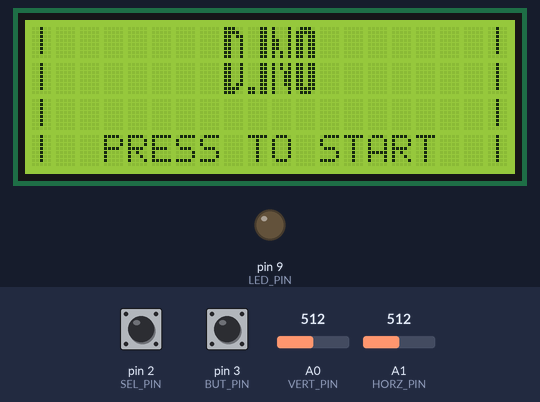
A sketch run on a simulated Arduino Uno, built with avr-gcc and run on an emulated ATmega328P. Parts: 20×4 character LCD, output pins drawn as LEDs (lit = HIGH). Inputs (shaded band) come from the test bench; at power-on: A1 (HORZ_PIN) = 512, pin 2 (SEL_PIN) HIGH, A0 (VERT_PIN) = 512, pin 3 (BUT_PIN) HIGH. Random numbers use the default seed unless the sketch sets one; EEPROM starts erased.

Above: at 1.2 s.
1.3 s: A1 (HORZ_PIN) set to 108
3.1 s: A1 (HORZ_PIN) set to 89
At 4.7 s:
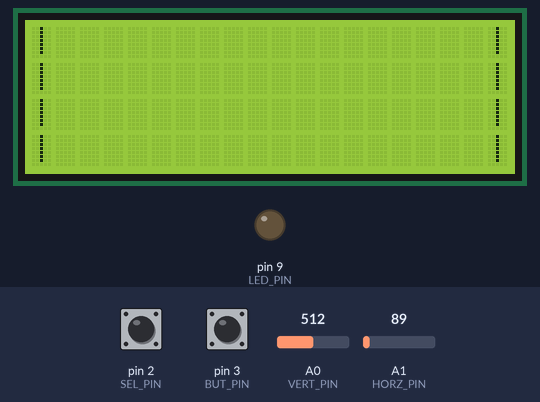
5.4 s: pin 2 (SEL_PIN) pulled LOW for 0.45 s
At 6.6 s:
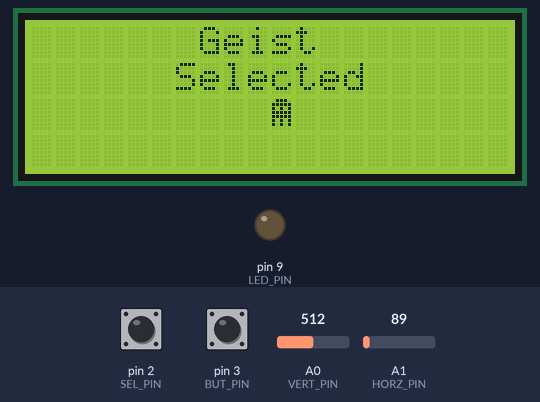
8.8 s: A0 (VERT_PIN) set to 218
11.8 s: A0 (VERT_PIN) set to 183
At 12.07 s:
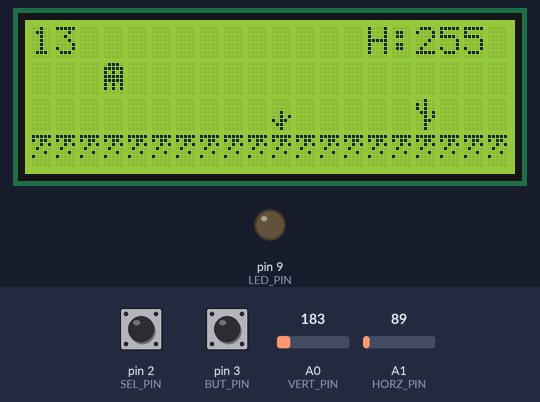
14.4 s: pin 3 (BUT_PIN) pulled LOW for 0.45 s
At 14.79 s:
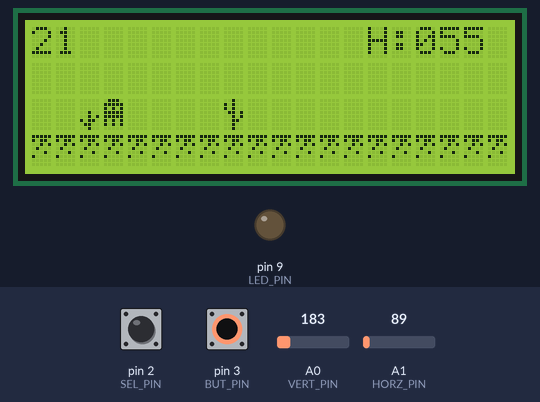
Timing chart, 0 to 17.4 s (numbered marks = the images above; inputs shaded):
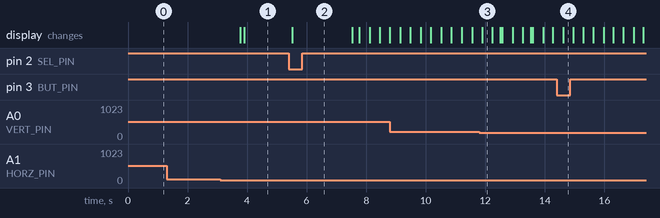

The sketch:

Dino.ino
```cpp
// Ausführen mit ./upload.bat

// TODO: Änimäschions

#include "aelements.h"
#include <LiquidCrystal_I2C.h>
#include <stdint.h>
#include <EEPROM.h>

#define I2C_ADDR 0x27
// Die Display Adresse
#define LCD_COLUMNS 20
// Anzahl der Spalten
#define LCD_LINES 4
// Anzahl der Zeilen
LiquidCrystal_I2C lcd(I2C_ADDR, LCD_COLUMNS, LCD_LINES);

struct Cactus {
  uint8_t x;
  bool tall;
};

uint16_t score = 0;
uint16_t highscore = 0;

uint8_t gameDelay = 200;

uint8_t playerPos = 2;
bool jumping = false;

uint8_t velocity = 0;

uint8_t selectedPlayerSkin = 0;

bool right = false;
bool down = false;
bool left = false;
bool up = false;
bool push = false;

// time after character
// is selected until game starts (miliseconds)
#define TIME_BEFORE_GAME_START 2000

#define STARTSCREEN 0
#define CHAR_SEL_SCREEN 1
#define GAME_SCREEN 2
#define END_SCREEN 3

#define HIGH_SCORE_ADDR 0

#define DISTANCE_BEFORE_CACTUS 3

// 0 = character selector
// 1 = game
// 2 = end screen
uint8_t curScreen = 0;

Cactus cacti[LCD_COLUMNS];
uint8_t cacti_amount = 0;

uint8_t cactus_distance = 0;

#define VERT_PIN A0
#define HORZ_PIN A1
#define SEL_PIN 2
#define LED_PIN 9
#define BUT_PIN 3

void setup() {
  // Start des Displays
  lcd.init();
  lcd.backlight();

  // Joystick starten
  pinMode(VERT_PIN, INPUT);
  pinMode(HORZ_PIN, INPUT);
  pinMode(SEL_PIN, INPUT_PULLUP);

  // LED
  pinMode(LED_PIN, OUTPUT);

  // Button
  pinMode(BUT_PIN, INPUT_PULLUP);
  highscore = EEPROM.read(HIGH_SCORE_ADDR);
}

void loop() {
  if (curScreen==STARTSCREEN) {
    createStartElements();
    handleInput();
    startscreen();
  } else if (curScreen == CHAR_SEL_SCREEN) {
    createGeneralElements();
    handleInput();
    charSelScreen();
  } else if (curScreen == GAME_SCREEN) {
    if (score % 20 == 0){
      gameDelay -= 2;
    }
    createGeneralElements();
    // Handle stuff
    handleInput();
    handleJump();
    handleCollision();
    // General tasks
    score++;
    cactus_distance++;
    listenForJoystickInput();
    // Draw tasks
    drawGround();
    drawCacti();
    drawPlayer();
    drawScore();
    lcd.setCursor(14, 0);
    lcd.print("H:");
    lcd.print(highscore);
    // Delay so the game is playable
    delay(gameDelay);
  } else if (curScreen == END_SCREEN) {
    createEndElements();
    handleInput();
    endscreen();
  }
  resetHighscore();
}

void createGeneralElements() {
  // Erstellen der Custom Chars
  lcd.createChar(0, geist);
  lcd.createChar(1, mate);
  lcd.createChar(2, anselm);
  lcd.createChar(3, bigman);
  lcd.createChar(4, arrow);

  lcd.createChar(5, boden);
  lcd.createChar(6, grossKak);
  lcd.createChar(7, kleinKak);
}

void createStartElements() {
  // Erstellen der Custom Startscreen Chars
  lcd.createChar(0, D_Top);
  lcd.createChar(1, D_Bot);
  lcd.createChar(2, dot_I_Top);
  lcd.createChar(3, dot_I_Bot);
  lcd.createChar(4, N_Top);
  lcd.createChar(5, N_Bot);
  lcd.createChar(6, O_Top);
  lcd.createChar(7, O_Bot);
}

void createEndElements() {
  lcd.createChar(0, skull);
}

void listenForJoystickInput() {
  if (up && !jumping && velocity <= 0) {
    startJump();
  }
}

void drawGround() {
  for (uint8_t x = 0; x < LCD_COLUMNS; x++) {
    lcd.setCursor(x, LCD_LINES - 1);
    lcd.write(byte(5));
  }
}

void drawCacti() {
  // Generate new cacti based on a random chance
  uint8_t rand_int = random(0, 18);

  if (cactus_distance >= DISTANCE_BEFORE_CACTUS && rand_int == 1) {
    cacti[cacti_amount].x = LCD_COLUMNS - 1;
    cacti[cacti_amount].tall = true;
    cacti_amount++;
    cactus_distance = 0;
  } else if (cactus_distance >= DISTANCE_BEFORE_CACTUS && (rand_int == 2 || rand_int == 3)) {
    cacti[cacti_amount].x = LCD_COLUMNS - 1;
    cacti[cacti_amount].tall = false;
    cacti_amount++;
    cactus_distance = 0;
  }

  // Draw cacti
  uint8_t removed_amount = 0;

  clearLine(2);
  for (uint8_t x = 0; x < cacti_amount; x++) {
    lcd.setCursor(cacti[x].x, 2);
    if (cacti[x].tall) {lcd.write(byte(6));} else {lcd.write(byte(7));}
    if (cacti[x].x <= 0) {
      removed_amount++;
    }
    cacti[x].x--;
  }

  cleanup_array(cacti, cacti_amount, removed_amount);
  cacti_amount -= removed_amount;
}

void drawPlayer() {
  lcd.setCursor(3, playerPos);
  lcd.write(byte(selectedPlayerSkin));
}

void drawScore() {
  lcd.setCursor(0, 0);
  lcd.print(score);
}

void handleInput() {
  int horz = analogRead(HORZ_PIN);
  int vert = analogRead(VERT_PIN);
  bool pressed = digitalRead(SEL_PIN) == LOW;
  if (vert <= 200) {
    down = false;
    up = true;
  } else if (vert >= 1000) {
    down = true;
    up = false;
  } else {
    down = false;
    up = false;
  }

  if (horz <= 100) {
    right = false;
    left = true;
  } else if (horz >= 1000) {
    right = true;
    left = false;
  } else {
    right = false;
    left = false;
  }

  if (pressed) {
    push = true;
  } else {
    push = false;
  }
}

void startJump() {
  jumping = true;
  velocity = 3;
  playerPos = 1;
}

void handleJump() {
  if (velocity != 0) {
    velocity -= 1;
  }

  if (velocity <= 1) {
    playerPos = 2;
    clearLine(1);
    jumping = false;
  }
}

void press() {}

void cleanup_array(Cactus *arr, uint8_t arr_len, uint8_t offset) {
  for (uint8_t i = offset; i < arr_len; i++) {
    arr[i - offset] = arr[i];
  }
}

void handleCollision() {
  if (cacti_amount != 0 && cacti[0].x == 3 && !jumping) {
    curScreen = END_SCREEN;
  }
}
void startscreen(){
  lcd.setCursor(7,1);
  //Printet Title
  for (uint8_t x = 0; x < 4; x++){
    lcd.setCursor(x + 8, 0);
    lcd.write(x * 2);
  }
  for (uint8_t x = 0; x < 4; x++){
    lcd.setCursor(x + 8, 1);
    lcd.write(x * 2 + 1);
  }
  lcd.setCursor(3,3);
  lcd.print("PRESS TO START");
  //Printet Randlinien
  for (uint8_t x = 0; x < 4; x++) {
    lcd.setCursor(0 , x);
    lcd.print("|");
  }
  for (uint8_t x = 0; x < 4; x++) {
    lcd.setCursor(19 , x);
    lcd.print("|");
  }
  delay(255);
  clearLineStart(2);
  if (push || left || right || up || down) {
    highscore = EEPROM.read(HIGH_SCORE_ADDR);
    curScreen=CHAR_SEL_SCREEN;
    lcd.clear();
  }
}

void endscreen() {
  lcd.clear();
  lcd.setCursor(5, 1);
  lcd.print("Game Over");
  lcd.setCursor(8, 2);
  lcd.print(score);
  lcd.setCursor(6, 3);
  lcd.print("Restart");
  lcd.setCursor(9, 0);
  lcd.write(byte(0));
  if (score > highscore) {
    highscore = score;
  }
  if (push) {
    curScreen = STARTSCREEN;
    clearLine(1);
    EEPROM.write(HIGH_SCORE_ADDR, highscore);
    resetAll();
    push = false;
  }
  delay(500);
}

void clearLine(uint8_t line) {
  lcd.setCursor(0, line);
  lcd.print("                     ");
}
void clearLineStart(uint8_t line) {
  lcd.setCursor(3, line);
  lcd.print("              ");
}
void resetAll() {
  lcd.clear();
  cacti_amount = 0;
  score = 0;
  playerPos = 2;
}

// CHARACTERSELECTION
typedef char *string_t;

string_t names[] = {"Geist", "Mate", "Anselm", "Big Man"};

uint8_t selCharacter = 3;

void charSelScreen() {
  // Print CharName
  lcd.setCursor(7, 0);
  lcd.print(names[selCharacter]);

  // Printet die auswählbaren Characters
  lcd.setCursor(7, 3);
  lcd.write(byte(0));
  lcd.setCursor(9, 3);
  lcd.write(byte(1));
  lcd.setCursor(11, 3);
  lcd.write(byte(2));
  lcd.setCursor(13, 3);
  lcd.write(byte(3));

  //Printet Randlinien
  for (uint8_t x = 0; x < 4; x++) {
    lcd.setCursor(0 , x);
    lcd.print("|");
  }
  for (uint8_t x = 0; x < 4; x++) {
    lcd.setCursor(19 , x);
    lcd.print("|");
  }

  // Verschiebt Arrow
  if (left) {
    selCharacter--;
    if (selCharacter > 3) {
      selCharacter = 0;
    }
    lcd.setCursor(selCharacter * 2 + 7, 2);
    lcd.write(byte(4));
    clearLineStart(0);
    clearLineStart(2);
    clearLineStart(3);
  } else if (right) {
    selCharacter++;
    if (selCharacter > 3) {
      selCharacter = 3;
    }
    lcd.setCursor(selCharacter * 2 + 7, 2);
    // Draw arrow
    lcd.write(byte(4));
    clearLineStart(0);
    clearLineStart(2);
    clearLineStart(3);
  } else {
    lcd.setCursor(selCharacter * 2 + 7, 2);
    // Draw arrow
    lcd.write(byte(4));
  }

  // Select
  if (push) {
    lcd.clear();
    lcd.setCursor(6, 1);
    lcd.print("Selected");
    lcd.setCursor(10, 2);
    lcd.write(byte(selCharacter));
    selectedPlayerSkin = selCharacter;
    lcd.setCursor(7, 0);
    lcd.print(names[selCharacter]);
    delay(TIME_BEFORE_GAME_START);
    curScreen = GAME_SCREEN;
    lcd.clear();
  }

  delay(100);
}

void resetHighscore() {
  bool but = digitalRead(BUT_PIN);

  if (but == LOW) {
    highscore = 0;
    EEPROM.write(HIGH_SCORE_ADDR, highscore);
  }
}
```

aelements.h
```cpp
typedef uint8_t BitTexture[];

// Alle animationen & andere bilder
// Datei braucht 'a', damit variablen benutzbar sind
BitTexture grossKak = {
  B00100,
  B10100,
  B10100,
  B01101,
  B00101,
  B00110,
  B00100,
  B00100
};
//Kleiner Kaktus
BitTexture kleinKak = {
  B00000,
  B00000,
  B00000,
  B00100,
  B00101,
  B10110,
  B01100,
  B00100,
};
//Boden
BitTexture boden = {
  B11111,
  B10110,
  B00101,
  B01000,
  B00010,
  B10000,
  B00000,
  B00000,
};
//Select Pfeil
BitTexture arrow = {
  B00100,
  B00100,
  B00100,
  B00100,
  B11111,
  B01110,
  B00100,
  B00000
};
//Geist
BitTexture geist = {
  B01110,
  B11111,
  B10101,
  B11111,
  B11111,
  B10101,
  B10101,
  B00000
};
//1.Figur(die ohne Gesicht)
BitTexture mate = {
  B01110,
  B10001,
  B10001,
  B10001,
  B01110,
  B11011,
  B01110,
  B11011
};
//3.Figur
BitTexture anselm = {
  B11111,
  B10101,
  B11111,
  B01110,
  B11111,
  B11111,
  B01010,
  B01010
};

//4.Figur
BitTexture bigman = {
  B11111,
  B10101,
  B11111,
  B11111,
  B11111,
  B01010,
  B01010,
  B11011
};
//Totenschaedel
BitTexture skull = {
  B00000,
  B01110,
  B11111,
  B10101,
  B11011,
  B01110,
  B01110,
  B00000
};
//STARTSCREEN
//D Top (SC)
BitTexture D_Top = {
  B11100,
  B11110,
  B11011,
  B11001,
  B11001,
  B11001,
  B11001,
  B11001
};
//D Bottom (SC)
BitTexture D_Bot = {
  B11001,
  B11001,
  B11001,
  B11001,
  B11001,
  B11011,
  B11110,
  B11100
};
//.I (SC)
BitTexture dot_I_Top = {
  B00011,
  B00011,
  B00011,
  B00011,
  B00011,
  B00011,
  B00011,
  B00011
};
BitTexture dot_I_Bot = {
  B00011,
  B00011,
  B00011,
  B00011,
  B00011,
  B00011,
  B11011,
  B11011
};
//N (SC)
BitTexture N_Top = {
  B10001,
  B10001,
  B110001,
  B11001,
  B11001,
  B11001,
  B10101,
  B10101
};
BitTexture N_Bot = {
  B10101,
  B10101,
  B10011,
  B10011,
  B10011,
  B10011,
  B10001,
  B10001
};
//O (SC)
BitTexture O_Top = {
  B01110,
  B11111,
  B11011,
  B11011,
  B11011,
  B11011,
  B11011,
  B11011,
};
BitTexture O_Bot = {
  B11011,
  B11011,
  B11011,
  B11011,
  B11011,
  B11011,
  B11111,
  B01110,
};
```

Measured:
- the behaviour switches between 101 and 100 on A1 (HORZ_PIN) (found by bisection; images 0 and 1)
- the behaviour switches between 201 and 200 on A0 (VERT_PIN) (found by bisection; images 2 and 3)
- after the input at 1.3 s, every drawn part: stays the same
- after the input at 3.1 s, the display: first changes after 0.68 s (image 1 shows a later state)
- after the input at 5.4 s, the display: changes after 0.12 s (image 2)
